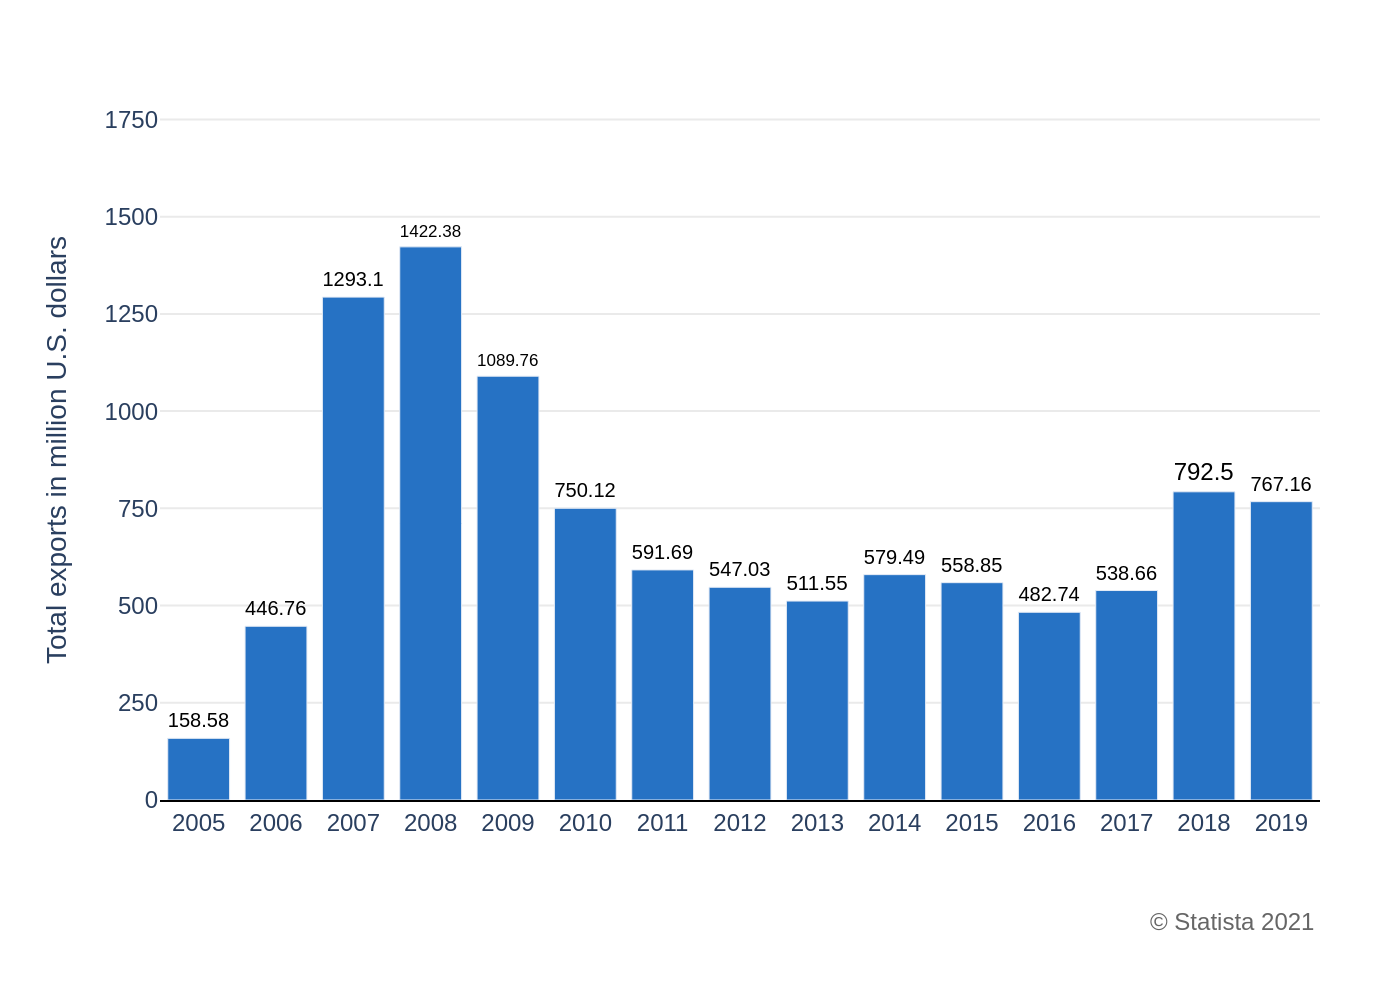

The script that drew this image:
import sys
import os
import json
import plotly.graph_objects as go

# Check for command-line argument
if len(sys.argv) != 2:
    print("Usage: python generate_chart.py <path_to_json_file>")
    sys.exit(1)

json_path = sys.argv[1]

# Check if the JSON file exists
if not os.path.exists(json_path):
    print(f"Error: JSON file not found at {json_path}")
    sys.exit(1)

# Read data from the JSON file
with open(json_path, 'r', encoding='utf-8') as f:
    chart_data = json.load(f)

# Extract data for plotting
data = chart_data['chart_data']
texts = chart_data['texts']
colors = chart_data['colors']

categories = [item['category'] for item in data]
values = [item['value'] for item in data]
labels = [item['label'] for item in data]

# Create the figure
fig = go.Figure()

# Add the bar trace
fig.add_trace(go.Bar(
    x=categories,
    y=values,
    text=labels,
    textposition='outside',
    marker_color=colors[0],
    cliponaxis=False  # Prevents text on tall bars from being clipped
))

# Update layout
fig.update_layout(
    font_family="Arial",
    plot_bgcolor='white',
    showlegend=False,
    xaxis=dict(
        title_text=texts.get('x_axis_title'),
        showgrid=False,
        showline=True,
        linecolor='black',
        linewidth=1
    ),
    yaxis=dict(
        title_text=texts.get('y_axis_title'),
        showgrid=True,
        gridcolor='#EAEAEA',
        gridwidth=1,
        showline=False,
        zeroline=False,
        range=[0, 1800],
        dtick=250
    ),
    margin=dict(l=80, r=40, t=50, b=100),
    annotations=[
        dict(
            text=texts.get('source'),
            showarrow=False,
            xref='paper',
            yref='paper',
            x=1.0,
            y=-0.15,
            xanchor='right',
            yanchor='top',
            font=dict(size=12, color='#666666')
        )
    ]
)

# Style the text on bars
fig.update_traces(
    textfont_size=12,
    textfont_color='black'
)


# Determine the output filename from the input JSON path
base_filename = os.path.splitext(os.path.basename(json_path))[0]
output_filename = f"{base_filename}.png"

# Save the figure as a PNG image
fig.write_image(output_filename, scale=2)

print(f"Chart saved as {output_filename}")
